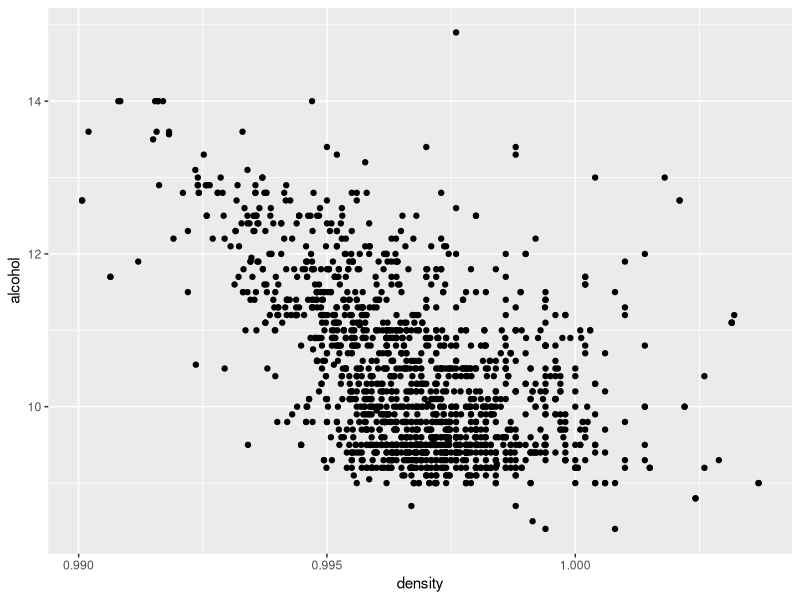
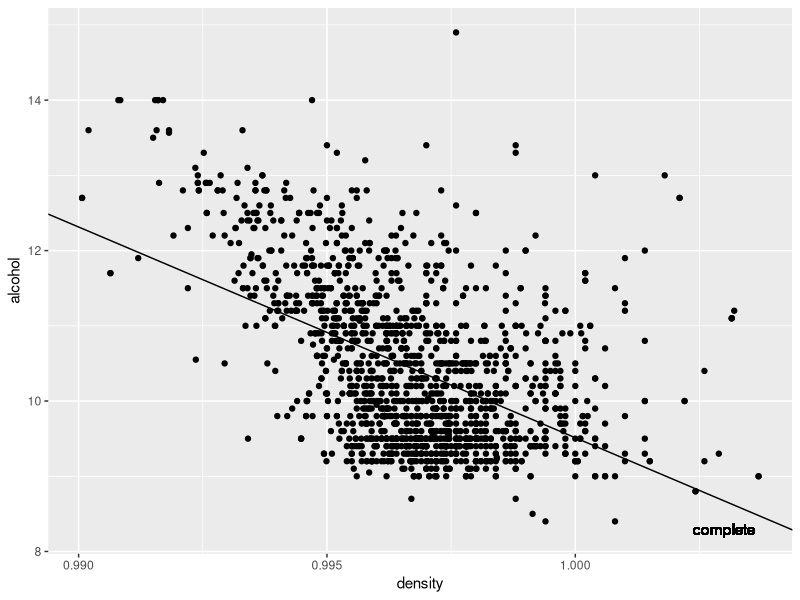
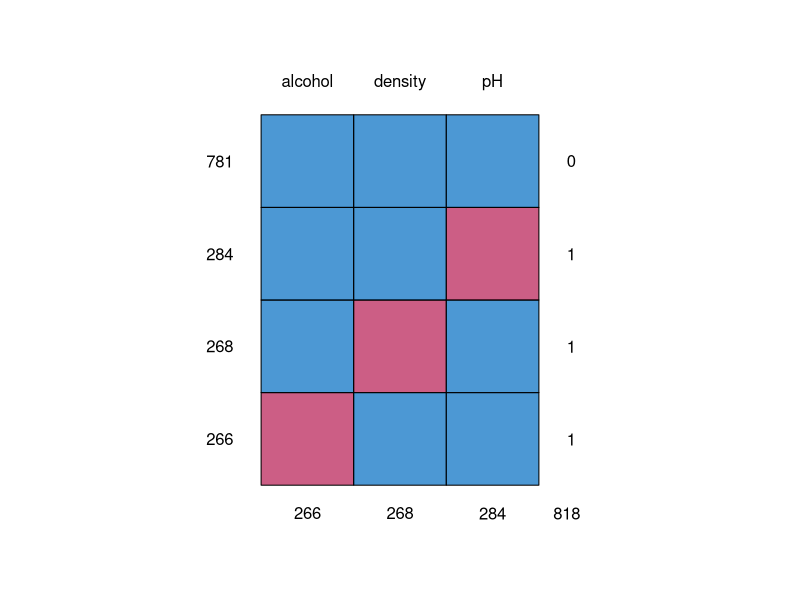
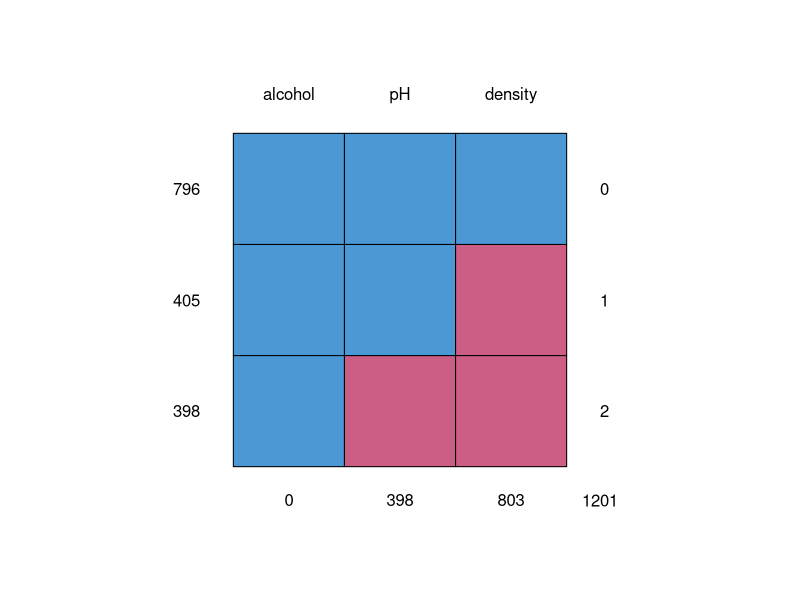
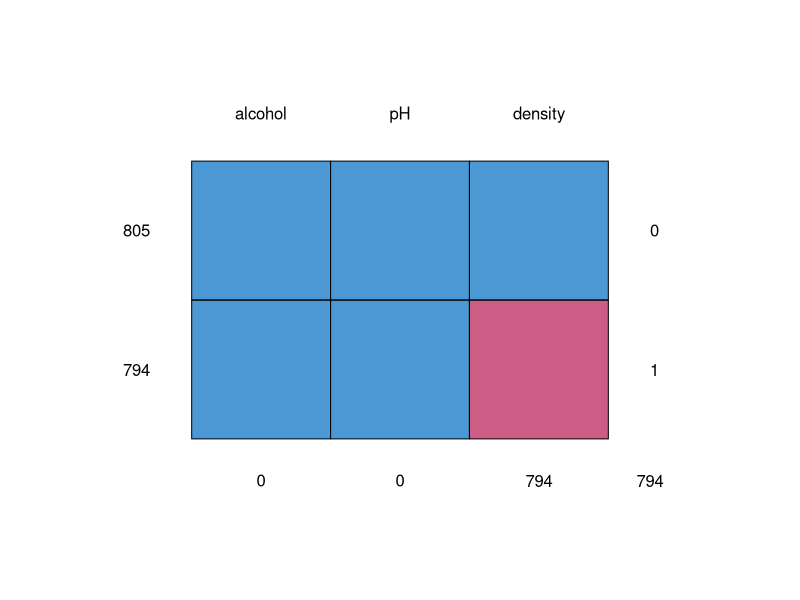
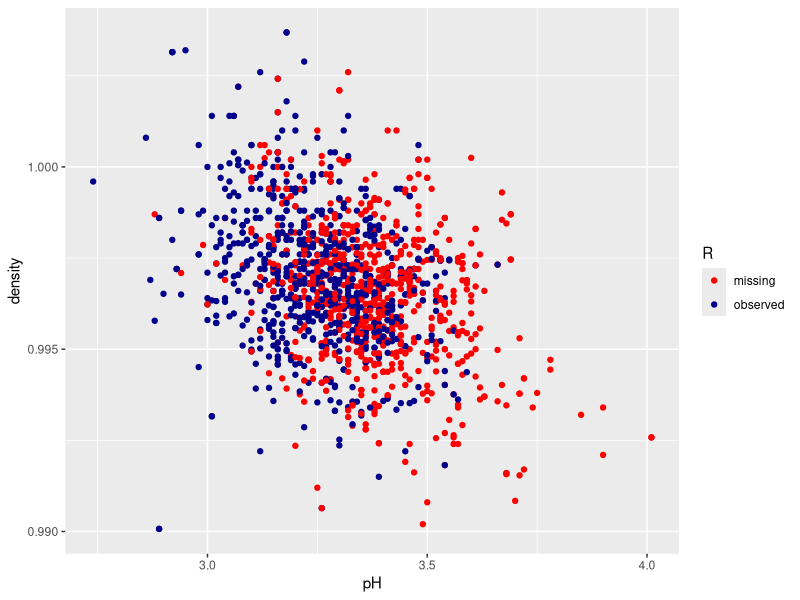
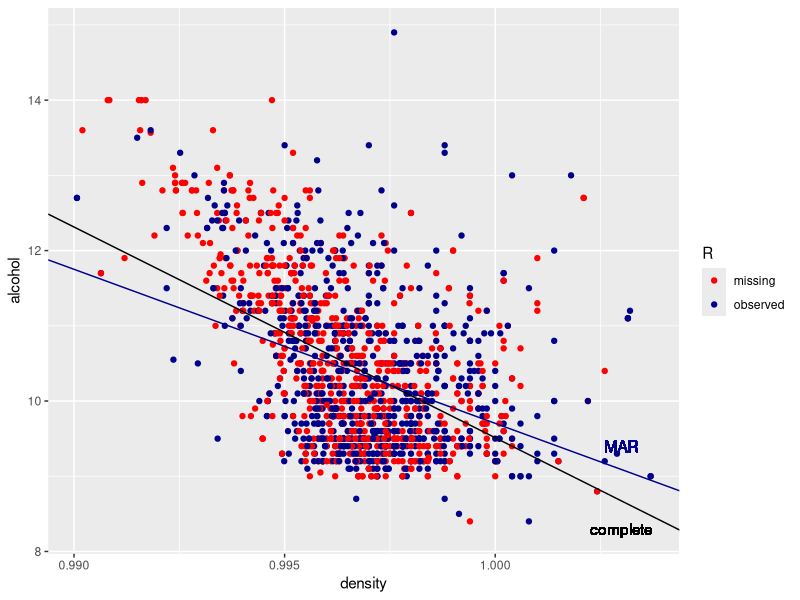
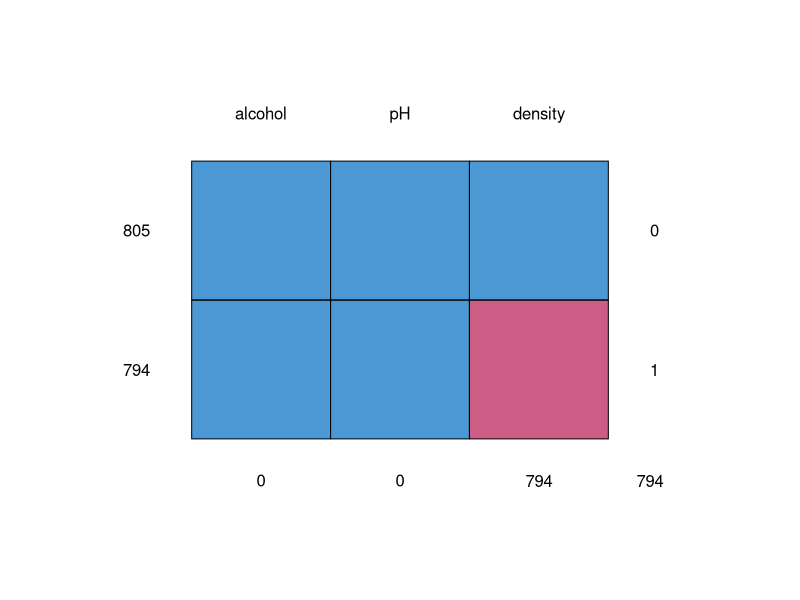

The R script that drew these images, in order: (Note: this script raises an error after producing the figures.)
### Masterclass Dealing with Missing Data in R ###
### Amputation or Imputation? ###
### By: Rianne Schouten ###
### All files available through github ###

# Download instructions
# First, download R and RStudio
# Then, install the packages in your console

install.packages("mice")
install.packages("ggplot2")

library(mice)
library(ggplot2)

# Introduction

# Complete data
data <- read.csv("red_wine_quality.txt", 
                 sep = '\t')
data <- data[, c('alcohol', 'density', 'pH')]
nrow(data)
summary(data)
cor(data)

plotdata <- data
ggplot(plotdata, aes(density, alcohol)) +
  geom_point()

# Define truth
truemodel <- glm(alcohol ~ density, 
                 family = 'gaussian', data)
true_coefs <- summary(truemodel)$coefficients
true_coefs

ggplot(plotdata, aes(density, alcohol)) +
  geom_point() +
  geom_abline(slope = true_coefs[2, 1], 
              intercept = true_coefs[1, 1],
              color = 'black') +
  geom_text(aes(x = 1.003, y = 8.3), 
            label = 'complete', color = 'black')

# Amputation
?ampute
mads <- ampute(data)
summary(mads)
mads$patterns
inc_data <- mads$amp
md.pattern(mads$amp)

### Question 1 ###
mypatterns <- mads$patterns[1:2, ]
mypatterns[1, ] <- c(1, 0, 0)
mypatterns

mads <- ampute(data, 
               patterns= mypatterns)
inc_data <- mads$amp
md.pattern(inc_data)

### Question 2 ###

### Question 3 ###
mads$mech
mads$weights
mads$patterns

### Question 4 ###
mypatterns <- c(1, 0, 1)
myweights <- c(0, 0, 1) 
mads <- ampute(data,
               patterns = mypatterns,
               weights =  myweights)

inc_data <- mads$amp
md.pattern(inc_data)

plotdata["R"] <- !is.na(inc_data$density)
ggplot(plotdata, aes(pH, density, color = R)) +
  geom_point() + 
  scale_color_manual(
    values = c('red', 'darkblue'), 
    labels = c('missing', 'observed'))

MAR_coefs <- summary(lm(alcohol ~ density, 
                        inc_data))$coefficients

ggplot(plotdata, aes(density, alcohol, 
                     color = R)) +
  geom_point() +
  geom_text(aes(x = 1.003, y = 8.3), 
            label = 'complete', color = 'black') +
  geom_abline(slope = true_coefs[2, 1], 
              intercept = true_coefs[1, 1],
              color = 'black') +
  geom_abline(slope = MAR_coefs[2, 1], 
              intercept = MAR_coefs[1, 1],
              color = 'darkblue') +
  geom_text(aes(x = 1.003, y = 9.4), 
            label = 'MAR', color = 'darkblue') +
  scale_color_manual(values = c('red', 'darkblue'), 
                     labels = c('missing', 'observed'))

true_coefs
MAR_coefs

# Missing data methods

### Question 5. ###
md.pattern(inc_data)
mean_density <- mean(inc_data$density, na.rm=TRUE)
mean_density
imputations <- rep(mean_density, 800) 
imp_data <- inc_data
imp_data[is.na(inc_data$density), 'density'] <- imputations

md.pattern(imp_data)

imp_coefs_mean <- summary(lm(alcohol ~ density, imp_data))$coefficients
imp_data["R"] <- !is.na(inc_data$density)

ggplot(imp_data, aes(density, alcohol, color = R)) +
  geom_point() +
  geom_abline(slope = true_coefs[2, 1], 
              intercept = true_coefs[1, 1],
              color = 'black') +
  geom_text(aes(x = 1.003, y = 8.3), 
            label = 'complete', color = 'black') +
  geom_abline(slope = MAR_coefs[2, 1], 
              intercept = MAR_coefs[1, 1],
              color = 'darkblue') +
  geom_text(aes(x = 1.003, y = 8.9), 
            label = 'MAR', color = 'darkblue') +
  geom_abline(slope = imp_coefs_mean[2, 1], 
              intercept = imp_coefs_mean[1, 1],
              color = 'orange') +
  geom_text(aes(x = 1.003, y = 9.2), 
            label = 'MEAN', color = 'orange') +
  scale_color_manual(values = c('orange', 'darkblue'), 
                     labels = c('imputed', 'observed'))

### Question 6. ###

imp_model <- lm(density ~ pH, inc_data)
imp_coefs <- summary(imp_model)$coefficients
imputations <- 
  inc_data[is.na(inc_data$density), 'pH'] * imp_coefs[2, 1] + imp_coefs[1, 1]
imp_data <- inc_data
imp_data[is.na(inc_data$density), 'density'] <- 
  imputations

md.pattern(imp_data)

plotdata <- imp_data
plotdata["R"] <- !is.na(inc_data$density)

ggplot(plotdata, aes(pH, density, color = R)) +
  geom_point() +
  scale_color_manual(values = c('orange', 'darkblue'), 
                     labels = c('imputed', 'observed'))

md.pattern(imp_data)

imp_coefs_reg <- summary(lm(alcohol ~ density, imp_data))$coefficients
imp_data["R"] <- !is.na(inc_data$density)

ggplot(imp_data, aes(density, alcohol, color = R)) +
  geom_point() +
  geom_abline(slope = true_coefs[2, 1], 
              intercept = true_coefs[1, 1],
              color = 'black') +
  geom_text(aes(x = 1.003, y = 8.3), 
            label = 'complete', color = 'black') +
  geom_abline(slope = MAR_coefs[2, 1], 
              intercept = MAR_coefs[1, 1],
              color = 'darkblue') +
  geom_text(aes(x = 1.003, y = 9.2), 
            label = 'MAR', color = 'darkblue') +
  geom_abline(slope = imp_coefs_reg[2, 1], 
              intercept = imp_coefs_reg[1, 1],
              color = 'orange') +
  geom_text(aes(x = 1.003, y = 8.9), 
            label = 'REG', color = 'orange') +
  scale_color_manual(values = c('orange', 'darkblue'), 
                     labels = c('imputed', 'observed'))

true_coefs
imp_coefs_reg

# Multiple imputation

imps <- mice(inc_data, m = 5, method = 'norm') 
fit <- with(imps, lm(alcohol ~ density))
imp_coefs_mi <- summary(pool(fit))

### End of the masterclass ###
### Do not hestitate to ask question by email ###
### My contact details are on rianneschouten.github.io ###